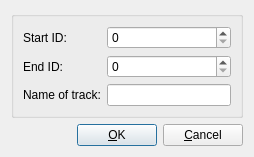
<?xml version="1.0" encoding="UTF-8"?>
<ui version="4.0">
 <class>GPStoGpxOptionsDialog</class>
 <widget class="QDialog" name="GPStoGpxOptionsDialog">
  <property name="geometry">
   <rect>
    <x>0</x>
    <y>0</y>
    <width>254</width>
    <height>141</height>
   </rect>
  </property>
  <property name="windowTitle">
   <string>Set GPX options</string>
  </property>
  <layout class="QGridLayout" name="gridLayout_2">
   <item row="0" column="0">
    <widget class="QGroupBox" name="groupBox">
     <property name="title">
      <string/>
     </property>
     <layout class="QGridLayout" name="gridLayout">
      <item row="0" column="0">
       <widget class="QLabel" name="label">
        <property name="text">
         <string>Start ID:</string>
        </property>
       </widget>
      </item>
      <item row="0" column="1">
       <widget class="QSpinBox" name="StartID_spinBox">
        <property name="maximum">
         <number>999999</number>
        </property>
       </widget>
      </item>
      <item row="1" column="0">
       <widget class="QLabel" name="label_2">
        <property name="text">
         <string>End ID:</string>
        </property>
       </widget>
      </item>
      <item row="1" column="1">
       <widget class="QSpinBox" name="EndID_spinBox">
        <property name="maximum">
         <number>999999</number>
        </property>
       </widget>
      </item>
      <item row="2" column="0">
       <widget class="QLabel" name="label_3">
        <property name="text">
         <string>Name of track:</string>
        </property>
       </widget>
      </item>
      <item row="2" column="1">
       <widget class="QLineEdit" name="TrackName_lineEdit"/>
      </item>
     </layout>
    </widget>
   </item>
   <item row="1" column="0">
    <layout class="QHBoxLayout" name="horizontalLayout_2">
     <item>
      <spacer name="horizontalSpacer">
       <property name="orientation">
        <enum>Qt::Horizontal</enum>
       </property>
       <property name="sizeHint" stdset="0">
        <size>
         <width>40</width>
         <height>20</height>
        </size>
       </property>
      </spacer>
     </item>
     <item>
      <widget class="QPushButton" name="OK_pushButton">
       <property name="text">
        <string>&amp;OK</string>
       </property>
       <property name="default">
        <bool>true</bool>
       </property>
      </widget>
     </item>
     <item>
      <widget class="QPushButton" name="Cancel_pushButton">
       <property name="text">
        <string>&amp;Cancel</string>
       </property>
      </widget>
     </item>
    </layout>
   </item>
  </layout>
 </widget>
 <tabstops>
  <tabstop>StartID_spinBox</tabstop>
  <tabstop>EndID_spinBox</tabstop>
  <tabstop>TrackName_lineEdit</tabstop>
  <tabstop>OK_pushButton</tabstop>
  <tabstop>Cancel_pushButton</tabstop>
 </tabstops>
 <resources/>
 <connections/>
</ui>
